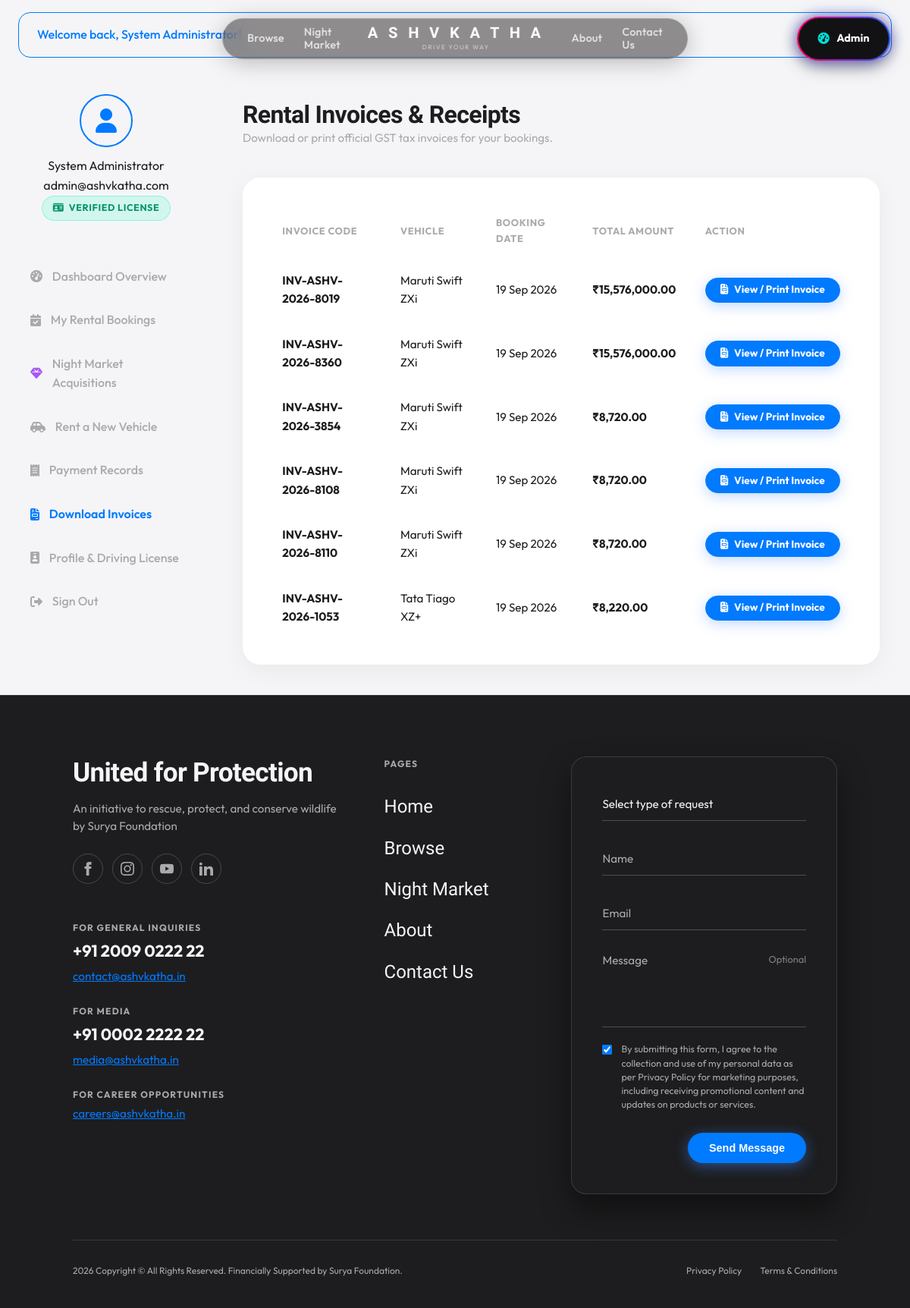
Screenshot of /customer/invoices.php (signed in) with the database file from the repository.
### tables this page shows
CREATE TABLE `bookings` (
  `id` int(11) NOT NULL AUTO_INCREMENT,
  `booking_code` varchar(20) NOT NULL,
  `user_id` int(11) NOT NULL,
  `vehicle_id` int(11) NOT NULL,
  `pickup_location_id` int(11) NOT NULL,
  `dropoff_location_id` int(11) NOT NULL,
  `delivery_method` varchar(100) DEFAULT 'Hub Self-Pickup',
  `delivery_address` varchar(255) DEFAULT NULL,
  `pickup_datetime` datetime NOT NULL,
  `return_datetime` datetime NOT NULL,
  `total_days` int(11) NOT NULL,
  `base_amount` decimal(10,2) NOT NULL,
  `extra_charges` decimal(10,2) NOT NULL DEFAULT 0.00,
  `discount_amount` decimal(10,2) NOT NULL DEFAULT 0.00,
  `tax_amount` decimal(10,2) NOT NULL DEFAULT 0.00,
  `deposit_amount` decimal(10,2) NOT NULL DEFAULT 0.00,
  `total_amount` decimal(10,2) NOT NULL,
  `status` enum('pending','confirmed','active','completed','cancelled') NOT NULL DEFAULT 'confirmed',
  `created_at` timestamp NOT NULL DEFAULT current_timestamp(),
  PRIMARY KEY (`id`),
  UNIQUE KEY `booking_code` (`booking_code`),
  KEY `user_id` (`user_id`),
  KEY `vehicle_id` (`vehicle_id`),
  KEY `pickup_location_id` (`pickup_location_id`),
  KEY `dropoff_location_id` (`dropoff_location_id`),
  CONSTRAINT `bookings_ibfk_1` FOREIGN KEY (`user_id`) REFERENCES `users` (`id`) ON DELETE CASCADE,
  CONSTRAINT `bookings_ibfk_2` FOREIGN KEY (`vehicle_id`) REFERENCES `vehicles` (`id`) ON DELETE CASCADE,
  CONSTRAINT `bookings_ibfk_3` FOREIGN KEY (`pickup_location_id`) REFERENCES `locations` (`id`) ON DELETE CASCADE,
  CONSTRAINT `bookings_ibfk_4` FOREIGN KEY (`dropoff_location_id`) REFERENCES `locations` (`id`) ON DELETE CASCADE
);

### customer/invoices.php (the view, shortened to what this page needs)
<?php
require_once __DIR__ . '/../includes/functions.php';
$user = get_logged_user();
$db = get_db_connection();
$invoice_booking = null;
$all_stmt = $db->prepare("
    SELECT b.*,
           COALESCE(v.brand, nm.brand, 'ASHVKATHA Special') as brand,
           COALESCE(v.model, nm.vehicle_name, 'Exclusive Machine') as model
    FROM bookings b
    LEFT JOIN vehicles v ON b.vehicle_id = v.id
    LEFT JOIN night_market nm ON b.vehicle_id = nm.id
    WHERE b.user_id = ? ORDER BY b.created_at DESC
");
$all_stmt->execute([$user['id']]);
$user_bookings = $all_stmt->fetchAll();
include __DIR__ . '/../includes/header.php';
include __DIR__ . '/../includes/navbar.php';
?>
<div class="dashboard-layout">
  <?php include __DIR__ . '/../includes/customer-sidebar.php'; ?>
  <main class="dashboard-content">
    <?php if ($invoice_booking): ?>
      <div class="no-print" style="margin-bottom: 1.5rem; display: flex; justify-content: space-between; align-items: center;">
        <a href="<?php echo url('/customer/invoices.php'); ?>" class="btn btn-outline-sm"><i class="fa-solid fa-arrow-left"></i> All Invoices</a>
        <button onclick="window.print();" class="btn btn-primary"><i class="fa-solid fa-print"></i> Print / Save PDF Invoice</button>
      </div>
      <div class="card printable-invoice" style="max-width: 800px; margin: 0 auto; padding: 3rem; background: #fff; color: #0f172a; border: 1px solid #cbd5e1;">
        <div style="display: flex; justify-content: space-between; align-items: flex-start; padding-bottom: 2rem; border-bottom: 2px solid #e2e8f0;">
          <div>
            <h1 style="font-family: var(--font-heading); color: var(--primary); font-size: 2.2rem; font-weight: 800;">ASHVKATHA</h1>
            <p style="color: #64748b; font-size: 0.85rem; letter-spacing: 0.15em; font-weight: 700;">DRIVE YOUR WAY</p>
            <p style="color: #475569; font-size: 0.9rem; margin-top: 0.5rem;">Ashvkatha Tower, Gir Road, Junagadh, Gujarat<br>GSTIN: 24AAACA0000A1Z5</p>
          </div>
          <div style="text-align: right;">
            <h2 style="font-size: 1.6rem; color: #1e293b;">TAX INVOICE</h2>
            <p style="font-size: 0.95rem; font-weight: 700; color: #0f172a;">Invoice #: INV-<?php echo htmlspecialchars($invoice_booking['booking_code']); ?></p>
            <p style="font-size: 0.85rem; color: #64748b;">Date: <?php echo date('d M Y', strtotime($invoice_booking['created_at'])); ?></p>
          </div>
        </div>
        <div style="display: grid; grid-template-columns: 1fr 1fr; gap: 2rem; margin: 2rem 0;">
          <div>
            <h4 style="font-size: 0.85rem; color: #64748b; text-transform: uppercase;">BILLED TO:</h4>
            <div style="font-size: 1.1rem; font-weight: 700; color: #0f172a;"><?php echo htmlspecialchars($user['full_name']); ?></div>
            <p style="font-size: 0.9rem; color: #475569;"><?php echo htmlspecialchars($user['email']); ?><br><?php echo htmlspecialchars($user['phone']); ?></p>
          </div>
          <div>
            <h4 style="font-size: 0.85rem; color: #64748b; text-transform: uppercase;">RENTAL DETAILS:</h4>
            <p style="font-size: 0.9rem; color: #0f172a;">
              <strong>Vehicle:</strong> <?php echo htmlspecialchars($invoice_booking['brand'] . ' ' . $invoice_booking['model']); ?> (<?php echo htmlspecialchars($invoice_booking['reg_number']); ?>)<br>
              <strong>Duration:</strong> <?php echo $invoice_booking['total_days']; ?> Days (<?php echo date('d M Y', strtotime($invoice_booking['pickup_datetime'])); ?> - <?php echo date('d M Y', strtotime($invoice_booking['return_datetime'])); ?>)<br>
              <strong>Logistics:</strong> <?php echo htmlspecialchars($invoice_booking['delivery_method'] ?? 'Hub Self-Pickup'); ?>
              <?php if (!empty($invoice_booking['delivery_address'])): ?>
                — <?php echo htmlspecialchars($invoice_booking['delivery_address']); ?>
              <?php endif; ?>
            </p>
          </div>
        </div>
        <table style="width: 100%; border-collapse: collapse; margin-bottom: 2rem;">
          <thead>
            <tr style="background: #f1f5f9; color: #475569; text-align: left; font-size: 0.85rem; text-transform: uppercase;">
              <th style="padding: 0.8rem; border-bottom: 2px solid #cbd5e1;">Description</th>
              <th style="padding: 0.8rem; border-bottom: 2px solid #cbd5e1;">Rate / Day</th>
              <th style="padding: 0.8rem; border-bottom: 2px solid #cbd5e1;">Days</th>
              <th style="padding: 0.8rem; border-bottom: 2px solid #cbd5e1; text-align: right;">Amount</th>
            </tr>
          </thead>
          <tbody style="font-size: 0.95rem; color: #1e293b;">
            <tr>
              <td style="padding: 1rem 0.8rem; border-bottom: 1px solid #e2e8f0;">Vehicle Rental Charges - <?php echo htmlspecialchars($invoice_booking['brand'] . ' ' . $invoice_booking['model']); ?></td>
              <td style="padding: 1rem 0.8rem; border-bottom: 1px solid #e2e8f0;"><?php echo format_currency($invoice_booking['daily_rate']); ?></td>
              <td style="padding: 1rem 0.8rem; border-bottom: 1px solid #e2e8f0;"><?php echo $invoice_booking['total_days']; ?></td>
              <td style="padding: 1rem 0.8rem; border-bottom: 1px solid #e2e8f0; text-align: right;"><?php echo format_currency($invoice_booking['base_amount']); ?></td>
            </tr>
            <?php if ($invoice_booking['discount_amount'] > 0): ?>
              <tr>
                <td colspan="3" style="padding: 0.8rem; border-bottom: 1px solid #e2e8f0; color: #16a34a;">Promo Discount Applied</td>
                <td style="padding: 0.8rem; border-bottom: 1px solid #e2e8f0; text-align: right; color: #16a34a;">- <?php echo format_currency($invoice_booking['discount_amount']); ?></td>
              </tr>
            <?php endif; ?>
            <tr>
              <td colspan="3" style="padding: 0.8rem; border-bottom: 1px solid #e2e8f0;">GST Tax (18%)</td>
              <td style="padding: 0.8rem; border-bottom: 1px solid #e2e8f0; text-align: right;"><?php echo format_currency($invoice_booking['tax_amount']); ?></td>
            </tr>
            <tr>
              <td colspan="3" style="padding: 0.8rem; border-bottom: 1px solid #e2e8f0;">Refundable Security Deposit</td>
              <td style="padding: 0.8rem; border-bottom: 1px solid #e2e8f0; text-align: right;"><?php echo format_currency($invoice_booking['deposit_amount']); ?></td>
            </tr>
            <tr style="font-weight: 800; font-size: 1.1rem; background: #f8fafc;">
              <td colspan="3" style="padding: 1rem 0.8rem;">TOTAL AMOUNT PAID</td>
              <td style="padding: 1rem 0.8rem; text-align: right; color: var(--primary);"><?php echo format_currency($invoice_booking['total_amount']); ?></td>
            </tr>
          </tbody>
        </table>
        <div style="font-size: 0.85rem; color: #64748b; border-top: 1px solid #e2e8f0; padding-top: 1.5rem; text-align: center;">
          This is a computer-generated tax invoice. Thank you for choosing Ashvkatha!
        </div>
      </div>
    <?php else: ?>
      <div class="dashboard-header">
        <div>
          <h1 class="dashboard-title">Rental Invoices & Receipts</h1>
          <p class="dashboard-subtitle">Download or print official GST tax invoices for your bookings.</p>
        </div>
      </div>
      <div class="card">
        <?php if (empty($user_bookings)): ?>
          <p style="text-align: center; color: var(--text-muted); padding: 3rem 0;">No invoices available.</p>
        <?php else: ?>
          <div class="table-responsive">
            <table class="data-table">
              <thead>
                <tr>
                  <th>Invoice Code</th>
                  <th>Vehicle</th>
                  <th>Booking Date</th>
                  <th>Total Amount</th>
                  <th>Action</th>
                </tr>
              </thead>
              <tbody>
                <?php foreach ($user_bookings as $ub): ?>
                  <tr>
                    <td><strong>INV-<?php echo htmlspecialchars($ub['booking_code']); ?></strong></td>
                    <td><?php echo htmlspecialchars($ub['brand'] . ' ' . $ub['model']); ?></td>
                    <td><?php echo date('d M Y', strtotime($ub['created_at'])); ?></td>
                    <td><strong><?php echo format_currency($ub['total_amount']); ?></strong></td>
                    <td>
                      <a href="<?php echo url('/customer/invoices.php?id=' . $ub['id']); ?>" class="btn btn-primary btn-sm">
                        <i class="fa-solid fa-file-invoice"></i> View / Print Invoice
                      </a>
                    </td>
                  </tr>
                <?php endforeach; ?>
              </tbody>
            </table>
          </div>
        <?php endif; ?>
      </div>
    <?php endif; ?>
  </main>
</div>
<?php include __DIR__ . '/../includes/footer.php'; ?>

### assets/css/global.css (style rules this page uses)
:root { --primary: #007aff; --primary-glow: #3B82F680; --bg-light: #f5f5f7; --bg-dark: #1d1d1f; --bg-surface: #ffffff; --bg-card: rgba(255, 255, 255, 0.95); --bg-card-hover: #ffffff; --text-dark: #1d1d1f; --text-gray: #6e6e73; --text-muted: #aaaaaa; --text-light: #f5f5f7; --border-color: #aaaaaa; --border-light: rgba(170, 170, 170, 0.35); --border-glow: #3B82F680; --chocolate-brown: #1d1d1f; --coffeebrown: #1d1d1f; --forestgreen: #1d1d1f; --accent-green: #007aff; --border-green: rgba(0, 122, 255, 0.25); --lightyellow: #f5f5f7; --pure-black: #1d1d1f; --pure-white: #ffffff; --bg-whitesmoke: #f5f5f7; --bg-silver: #e5e5ea; --scrollbar-track: #000000; --scrollbar-thumb: #000000; --font-title: "Schibsted Grotesk", -apple-system, BlinkMacSystemFont, sans-serif; --font-body: "Outfit", -apple-system, BlinkMacSystemFont, sans-serif; --font-main: "Outfit", -apple-system, BlinkMacSystemFont, sans-serif; --radius-sm: 8px; --radius-md: 16px; --radius-lg: 24px; --radius-full: 9999px; --shadow-sm: 0 4px 16px rgba(0, 0, 0, 0.04); --shadow-lg: 0 16px 40px rgba(0, 0, 0, 0.08); --transition: none; }
*, *::before, *::after { box-sizing: border-box; margin: 0; padding: 0; }
html { font-size: 16px; scroll-behavior: auto !important; scrollbar-color: #000000 #000000 !important; scrollbar-width: thin !important; overflow-y: scroll !important; margin: 0 !important; padding: 0 !important; width: 100% !important; max-width: 100vw !important; }
body { margin: 0 !important; padding: 0 !important; width: 100% !important; max-width: 100vw !important; font-family: var(--font-body); background-color: var(--bg-light); color: var(--text-dark); line-height: 1.6; overflow-x: hidden; min-height: 100vh; display: flex; flex-direction: column; -webkit-font-smoothing: antialiased; }
a { color: inherit; text-decoration: none; transition: none; }
h1, h2, h3, h4, h5, h6 { font-family: var(--font-title); font-weight: 800; line-height: 1.2; color: var(--text-dark); letter-spacing: -0.02em; }
.card, .glass-card { background: var(--bg-card); backdrop-filter: blur(12px); -webkit-backdrop-filter: blur(12px); border: 1px solid rgba(255, 255, 255, 0.6); border-radius: var(--radius-lg); padding: 2rem; box-shadow: 0 8px 32px rgba(0, 0, 0, 0.05); }
.btn { display: inline-flex; align-items: center; justify-content: center; gap: 0.5rem; padding: 0.85rem 1.8rem; font-family: var(--font-body); font-size: 0.95rem; font-weight: 700; line-height: 1; border-radius: var(--radius-full); border: 1px solid transparent; cursor: pointer; white-space: nowrap; text-decoration: none !important; outline: none !important; box-sizing: border-box; vertical-align: middle; transform: none !important; transition: background-color 0.15s ease, border-color 0.15s ease, box-shadow 0.15s ease, color 0.15s ease; }
.btn-primary { background-color: var(--primary); border-color: var(--primary); color: #ffffff; box-shadow: 0 4px 18px rgba(0, 102, 255, 0.25); }
.btn-sm { padding: 0.55rem 1.2rem; font-size: 0.85rem; }

### assets/css/dashboard.css (style rules this page uses)
.dashboard-layout { display: grid; grid-template-columns: 280px 1fr; min-height: calc(100vh - 80px); }
.dashboard-content { padding: 2.5rem; background-color: var(--background); }
.dashboard-header { margin-bottom: 2.5rem; display: flex; align-items: center; justify-content: space-between; }
.dashboard-title { font-size: 2rem; font-weight: 800; }
.dashboard-subtitle { color: var(--text-muted); font-size: 0.95rem; }
.table-responsive { width: 100%; overflow-x: auto; }
.data-table { width: 100%; border-collapse: collapse; text-align: left; }
.data-table th { background-color: var(--surface-alt); color: var(--text-muted); font-size: 0.8rem; font-weight: 700; text-transform: uppercase; letter-spacing: 0.05em; padding: 1rem 1.2rem; border-bottom: 1px solid var(--surface-border); }
.data-table td { padding: 1.1rem 1.2rem; border-bottom: 1px solid var(--surface-border); font-size: 0.95rem; color: var(--text); }

### rows the page displays
bookings: booking_code "ASHV-2026-8019", model "Maruti Swift ZXi", created_at "19 Sep 2026", total_amount "₹15,576,000.00"
bookings: booking_code "ASHV-2026-8360", model "Maruti Swift ZXi", created_at "19 Sep 2026", total_amount "₹15,576,000.00"
bookings: booking_code "ASHV-2026-3854", model "Maruti Swift ZXi", created_at "19 Sep 2026", total_amount "₹8,720.00"
bookings: booking_code "ASHV-2026-8108", model "Maruti Swift ZXi", created_at "19 Sep 2026", total_amount "₹8,720.00"
bookings: booking_code "ASHV-2026-8110", model "Maruti Swift ZXi", created_at "19 Sep 2026", total_amount "₹8,720.00"
bookings: booking_code "ASHV-2026-1053", model "Tata Tiago XZ+", created_at "19 Sep 2026", total_amount "₹8,220.00"

### other values shown
$msg "Welcome back, System Administrator!"
$user['full_name'] "System Administrator"
$user['email'] "admin@ashvkatha.com"
